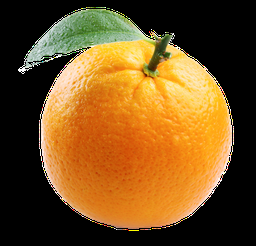
#> input picture Orange.png, 256 x 246 px, shrunk from 2260 x 2175 before the run, given in place of pg.jpg, which was not available
$ python 1.py
#> lines starting #> are read from the running program, lines starting #| are printed output that depends on the picture; pictures that were not available may be replaced by others from this repository, and a replacement may not be noted
import numpy as np
import cv2


def zmniejszanie(obraz):
    wysokosc, szerokosc,  _ = obraz.shape
    maska = np.array([[1, 2, 1],[2, 4, 2],[1, 2, 1]])

    obraz2 = np.zeros(((wysokosc)//3, (szerokosc)//3, 3), dtype=np.uint8)

    for k in range(1, (wysokosc)//3 - 1):
        for l in range(1, (szerokosc)//3 - 1):
            i = 3 * k
            j = 3 * l

            tr = np.sum(maska * obraz[i - 1:i + 2, j - 1:j + 2, 0]) // 16
            tg = np.sum(maska * obraz[i - 1:i + 2, j - 1:j + 2, 1]) // 16
            tb = np.sum(maska * obraz[i - 1:i + 2, j - 1:j + 2, 2]) // 16

            obraz2[k][l][0] = tr
            obraz2[k][l][1] = tg
            obraz2[k][l][2] = tb

    return obraz2

def zmniejszanie_alfa(obraz):
    wysokosc, szerokosc,  _ = obraz.shape
    maska = np.array([[1, 2, 1],[2, 4, 2],[1, 2, 1]])

    obraz2 = np.zeros(((wysokosc)//3, (szerokosc)//3, 4), dtype=np.uint8)

    for k in range(1, (wysokosc)//3 - 1):
        for l in range(1, (szerokosc)//3 - 1):
            i = 3 * k
            j = 3 * l

            tr = np.sum(maska * obraz[i - 1:i + 2, j - 1:j + 2, 0]) // 16
            tg = np.sum(maska * obraz[i - 1:i + 2, j - 1:j + 2, 1]) // 16
            tb = np.sum(maska * obraz[i - 1:i + 2, j - 1:j + 2, 2]) // 16

            obraz2[k][l][0] = tr
            obraz2[k][l][1] = tg
            obraz2[k][l][2] = tb
            obraz2[k][l][3] = obraz[i, j, 3]

    return obraz2

def zwiekszanie(obraz, wysokosc2, szerokosc2):
    wysokosc, szerokosc,  _ = obraz.shape
    maska = np.array([[1, 2, 1],[2, 4, 2],[1, 2, 1]])
    obraz2 = np.zeros((wysokosc2, szerokosc2, 3), dtype=np.uint8)
    obraz3 = np.zeros((wysokosc2, szerokosc2, 3), dtype=np.uint8)


    wsp_wys = wysokosc2 / wysokosc
    wsp_szer = szerokosc2 / szerokosc

    for i in range(wysokosc2):
        for j in range(szerokosc2):
            obraz2[i][j] = obraz[int(i/wsp_wys)][int(j/wsp_szer)]

    for i in range(1, wysokosc2 - 1):
        for j in range(1, szerokosc2 - 1):
            tr = np.sum(maska * obraz2[i - 1:i + 2, j - 1:j + 2, 0]) // 16
            tg = np.sum(maska * obraz2[i - 1:i + 2, j - 1:j + 2, 1]) // 16
            tb = np.sum(maska * obraz2[i - 1:i + 2, j - 1:j + 2, 2]) // 16

            obraz3[i][j][0] = tr
            obraz3[i][j][1] = tg
            obraz3[i][j][2] = tb

    return obraz3

def laczenie(obraz, obraz2):
    wysokosc, szerokosc,  _ = obraz.shape
    obraz3 = np.zeros((wysokosc, szerokosc, 3), dtype=np.uint8)


    for i in range(wysokosc):
        for j in range(szerokosc):
            obraz3[i][j][0] = (int(obraz[i][j][0]) + int(obraz2[i][j][0]))//2
            obraz3[i][j][1] = (int(obraz[i][j][1]) + int(obraz2[i][j][1]))//2
            obraz3[i][j][2] = (int(obraz[i][j][2]) + int(obraz2[i][j][2]))//2

    return obraz3


def laczenie_alfa(obraz, obraz2):
    wysokosc, szerokosc,  _ = obraz.shape
    wysokosc2, szerokosc2,  _ = obraz2.shape
    obraz3 = np.zeros((wysokosc, szerokosc, 3), dtype=np.uint8)

    y = (wysokosc - wysokosc2)//2
    x = (szerokosc - szerokosc2)//2
    yk = y + wysokosc2
    xk = x + szerokosc2
    for i in range(wysokosc):
        for j in range(szerokosc):
            if j < x or j > xk-1 or i < y or i > yk-1:
                obraz3[i][j] = obraz[i][j][:]
            else:
                obraz3[i][j][0] = (int(obraz[i][j][0]) + int(obraz[i][j][0]) * int(1-obraz2[i-y][j-x][3]/255) +  int(obraz2[i-y][j-x][0]) * int(obraz2[i-y][j-x][3]/255))//2
                obraz3[i][j][1] = (int(obraz[i][j][1]) + int(obraz[i][j][1]) * int(1-obraz2[i-y][j-x][3]/255) +  int(obraz2[i-y][j-x][1]) * int(obraz2[i-y][j-x][3]/255))//2
                obraz3[i][j][2] = (int(obraz[i][j][2]) + int(obraz[i][j][2]) * int(1-obraz2[i-y][j-x][3]/255) +  int(obraz2[i-y][j-x][2]) * int(obraz2[i-y][j-x][3]/255))//2

    return obraz3


obraz_org = cv2.imread('pg.jpg')
#> obraz_org is the input picture: shape (246, 256, 3); mean B, G, R 32.7, 80.6, 116.6
obraz_zmniejszony = zmniejszanie(obraz_org)
#> after the loop in zmniejszanie, `for k in range(1, (wysokosc)//3 - 1):`:
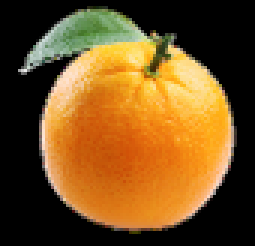
#> obraz2: shape (82, 85, 3) (shown 3 times larger); mean B, G, R 32.7, 80.8, 116.9
obraz_zmniejszony2 = zmniejszanie(obraz_zmniejszony)

pomarancza_org = cv2.imread('Orange.png', cv2.IMREAD_UNCHANGED)
pomarancza_zmniejszona = zmniejszanie_alfa(pomarancza_org)
pomarancza_zmniejszona2 = zmniejszanie_alfa(pomarancza_zmniejszona)

blend = laczenie_alfa(obraz_org, pomarancza_org)
blend_zmniejszony = laczenie_alfa(obraz_zmniejszony, pomarancza_zmniejszona)
blend_zmniejszony2 = laczenie_alfa(obraz_zmniejszony2, pomarancza_zmniejszona2)

powiekszony2_1 = zwiekszanie(blend_zmniejszony2, blend_zmniejszony.shape[0], blend_zmniejszony.shape[1])
#> after the loop in zwiekszanie, `for i in range(wysokosc2):`:
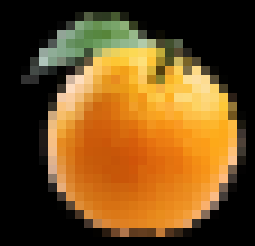
#> obraz2: shape (82, 85, 3) (shown 3 times larger); mean B, G, R 30.2, 77.4, 113.1
#> after the loop in zwiekszanie, `for i in range(1, wysokosc2 - 1):`:
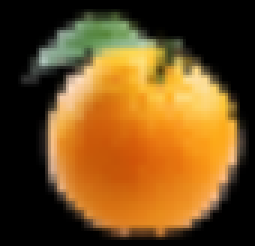
#> obraz3: shape (82, 85, 3) (shown 3 times larger); mean B, G, R 30, 77.2, 112.8
powiekszony1_0 = zwiekszanie(blend_zmniejszony, blend.shape[0], blend.shape[1])
#> call 2 of zwiekszanie, with wysokosc2 = 246, szerokosc2 = 256
#> after the loop in zwiekszanie (call 2), `for i in range(wysokosc2):`:
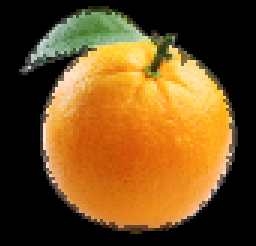
#> obraz2: shape (246, 256, 3); mean B, G, R 30.2, 77.3, 112.9
#> after the loop in zwiekszanie (call 2), `for i in range(1, wysokosc2 - 1):`:
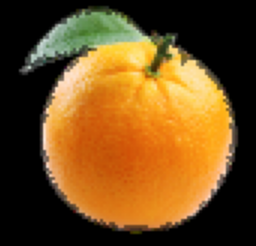
#> obraz3: shape (246, 256, 3); mean B, G, R 30, 77.1, 112.7

wynik1 = laczenie(blend_zmniejszony, powiekszony2_1)
#> after the loop in laczenie, `for i in range(wysokosc):`:
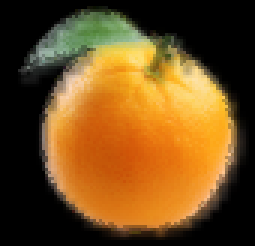
#> obraz3: shape (82, 85, 3) (shown 3 times larger); mean B, G, R 30, 77.2, 112.9
wynik = laczenie(blend, powiekszony1_0)
#> after the loop in laczenie (call 2), `for i in range(wysokosc):`:
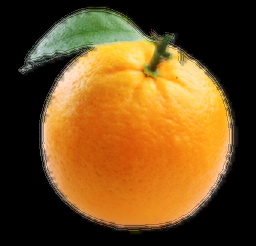
#> obraz3: shape (246, 256, 3); mean B, G, R 29.6, 76.7, 112.2


cv2.imwrite('wynik2.jpg', blend_zmniejszony2)
cv2.imwrite('wynik1.jpg', wynik1)
cv2.imwrite('wynik.jpg', wynik)
